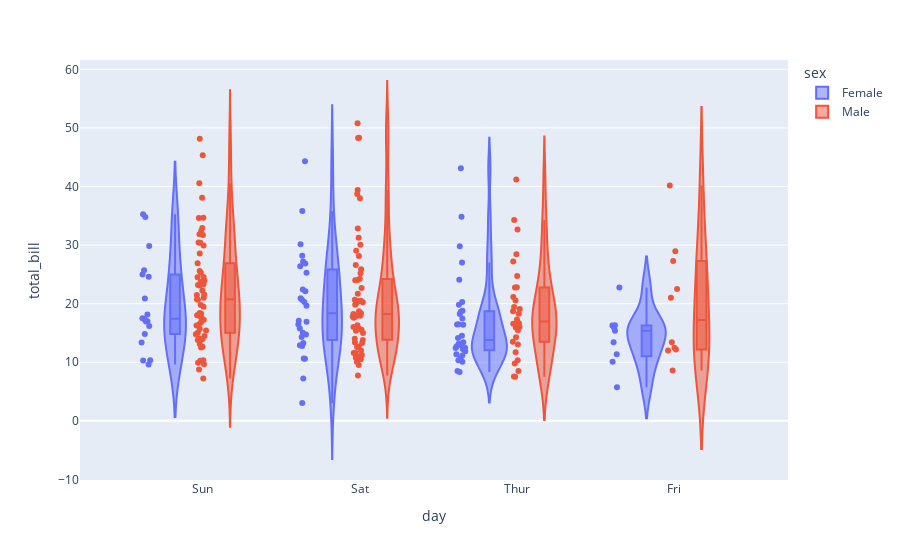

The cell this chart's notebook holds for it:
### Code cell
px.violin(df, x='day', y='total_bill', color='sex', box=True, points="all")

### Figure 1 — Plotly figure (JSON) as saved in the notebook; plotly's stock layout.template omitted (floating-point values rounded to 4 significant figures; data arrays with more than 128 entries replaced by an {"elided": "..."} marker saying what was removed)
{"data": [{"alignmentgroup": "True", "box": {"visible": true}, "hovertemplate": "sex=Female<br>day=%{x}<br>total_bill=%{y}<extra></extra>", "legendgroup": "Female", "marker": {"color": "#636efa"}, "name": "Female", "offsetgroup": "Female", "orientation": "v", "points": "all", "scalegroup": "True", "showlegend": true, "type": "violin", "x": ["Sun", "Sun", "Sun", "Sun", "Sun", "Sun", "Sat", "Sat", "Sat", "Sat", "Sat", "Sat", "Sun", "Sun", "Sat", "Sat", "Sat", "Sat", "Sat", "Sat", "Sat", "Thur", "Thur", "Fri", "Fri", "Fri", "Fri", "Fri", "Sat", "Sat", "Sat", "Sat", "Sat", "Sun", "Sun", "Thur", "Thur", "Thur", "Thur", "Thur", "Thur", "Thur", "Thur", "Thur", "Thur", "Thur", "Thur", "Thur", "Thur", "Thur", "Thur", "Thur", "Thur", "Thur", "Thur", "Thur", "Thur", "Sun", "Sun", "Sun", "Sun", "Sun", "Sat", "Sat", "Sun", "Sun", "Sun", "Thur", "Thur", "Thur", "Thur", "Thur", "Thur", "Thur", "Sat", "Sat", "Sat", "Sat", "Sat", "Fri", "Fri", "Fri", "Fri", "Sat", "Sat", "Sat", "Thur"], "x0": " ", "xaxis": "x", "y": [16.99, 24.59, 35.26, 14.83, 10.33, 16.97, 20.29, 15.77, 19.65, 15.06, 20.69, 16.93, 10.29, 34.81, 26.41, 16.45, 3.07, 17.07, 26.86, 25.28, 14.73, 10.07, 34.83, 5.75, 16.32, 22.75, 11.35, 15.38, 44.3, 22.42, 20.92, 14.31, 7.25, 25.71, 17.31, 10.65, 12.43, 24.08, 13.42, 12.48, 29.8, 14.52, 11.38, 20.27, 11.17, 12.26, 18.26, 8.51, 10.33, 14.15, 13.16, 17.47, 27.05, 16.43, 8.35, 18.64, 11.87, 29.85, 25.0, 13.39, 16.21, 17.51, 10.59, 10.63, 9.6, 20.9, 18.15, 19.81, 43.11, 13.0, 12.74, 13.0, 16.4, 16.47, 12.76, 13.27, 28.17, 12.9, 30.14, 13.42, 15.98, 16.27, 10.09, 22.12, 35.83, 27.18, 18.78], "y0": " ", "yaxis": "y"}, {"alignmentgroup": "True", "box": {"visible": true}, "hovertemplate": "sex=Male<br>day=%{x}<br>total_bill=%{y}<extra></extra>", "legendgroup": "Male", "marker": {"color": "#EF553B"}, "name": "Male", "offsetgroup": "Male", "orientation": "v", "points": "all", "scalegroup": "True", "showlegend": true, "type": "violin", "x": {"elided": "157 str values"}, "x0": " ", "xaxis": "x", "y": {"elided": "157 float values"}, "y0": " ", "yaxis": "y"}], "layout": {"legend": {"title": {"text": "sex"}, "tracegroupgap": 0}, "margin": {"t": 60}, "violinmode": "group", "xaxis": {"anchor": "y", "domain": [0, 1], "title": {"text": "day"}}, "yaxis": {"anchor": "x", "domain": [0, 1], "title": {"text": "total_bill"}}}}
